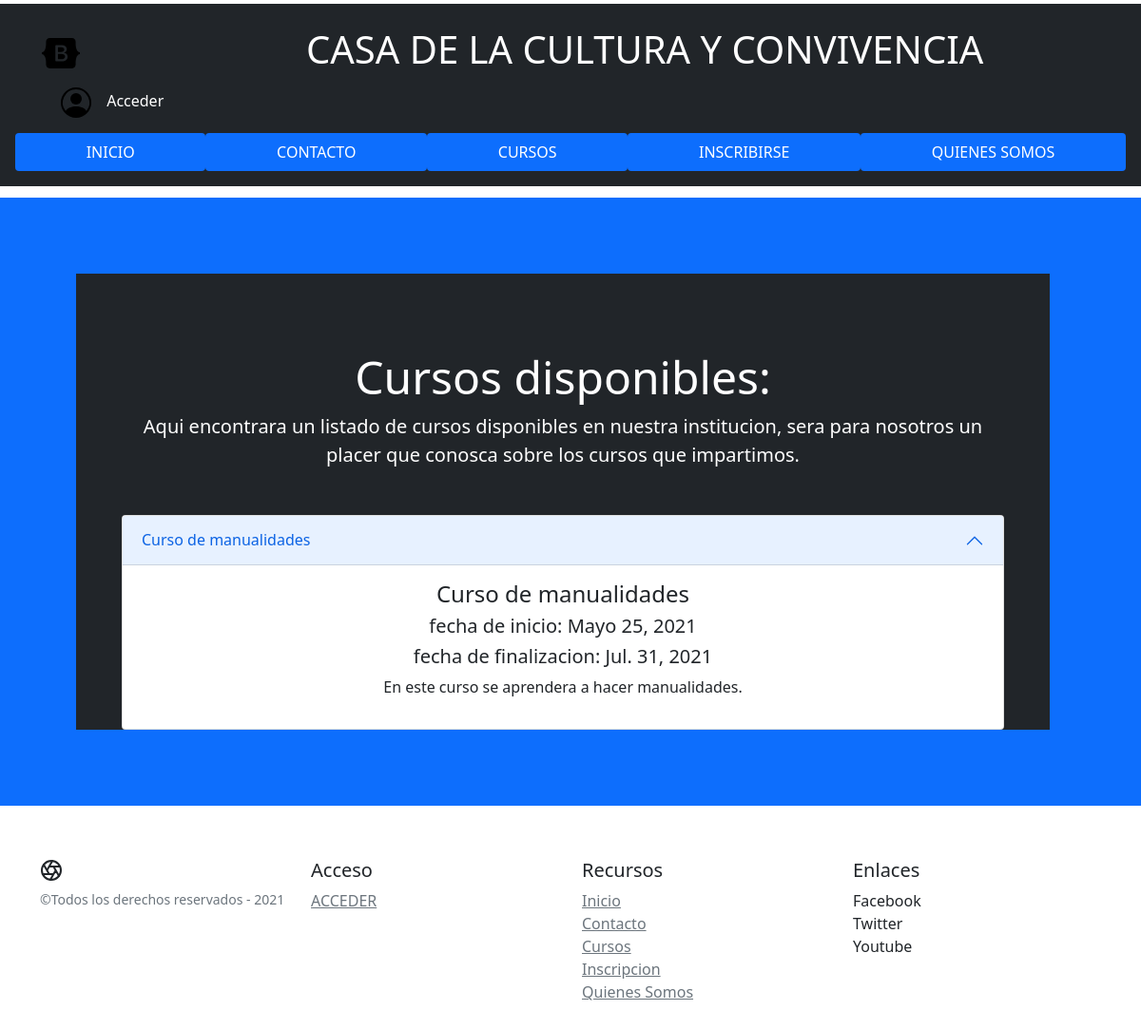
Page /casacultura/verCursos on the earlier database version.
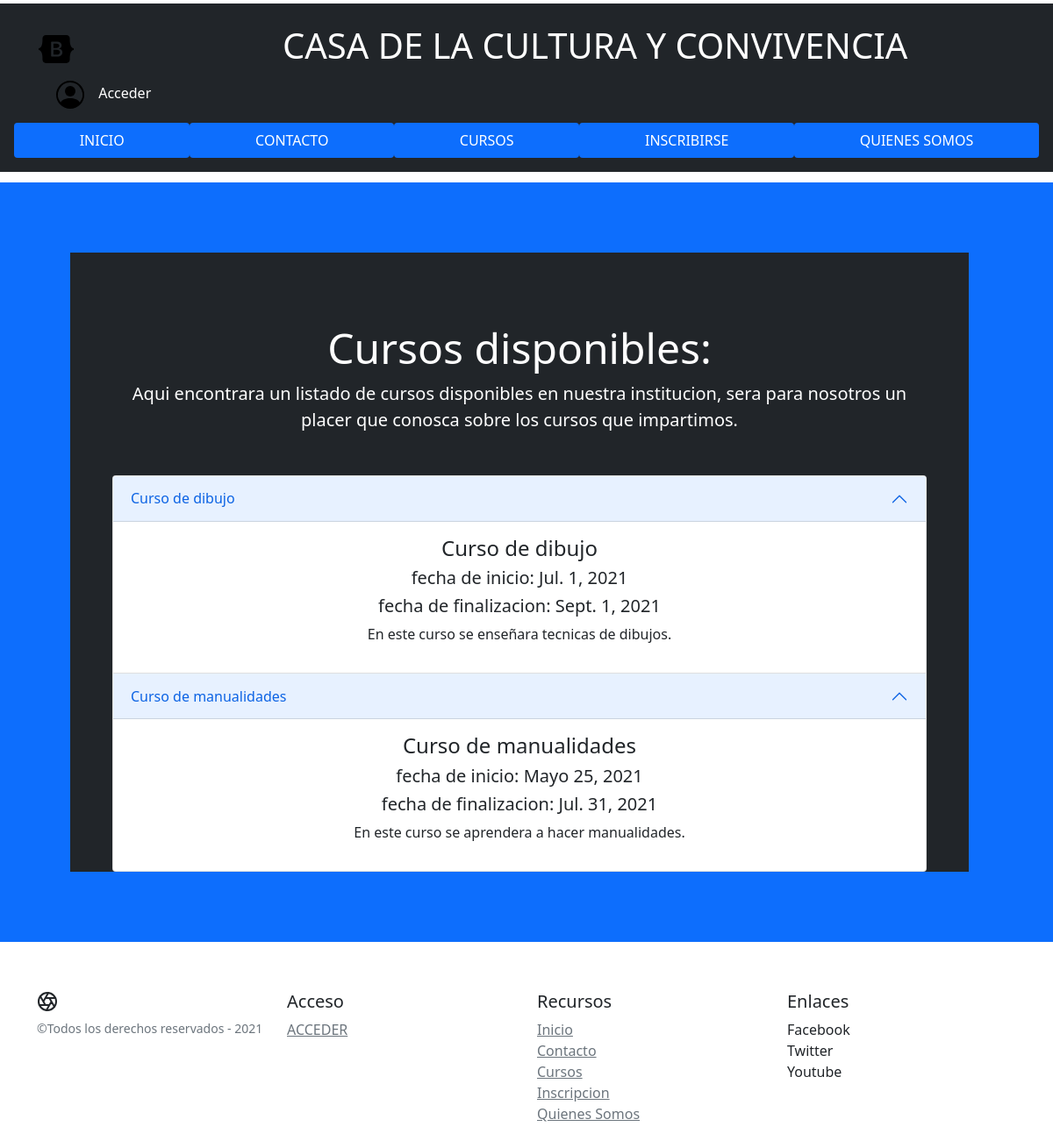
Same page on the later database version.
### cursos/models.py (models this page shows, shortened)
class cursos(models.Model):
    nombre=models.CharField(max_length=100)
    descripcion=models.CharField(max_length=200)
    fecha_inicio=models.DateField()
    fecha_fin=models.DateField()

### cursos/views.py (the view)
# urls.py: path('verCursos',views.verCursos,name='verCursos'),
def verCursos(request):
    lista_cursos=cursos.objects.order_by('nombre')[:]
    template = loader.get_template('cursos/cursos.html')
    context = {
        'cursos_list': lista_cursos,
    }
    return  HttpResponse(template.render(context, request))

### cursos/templates/cursos/cursos.html (shortened to what this page needs)
{% extends "cursos/menu.html" %}
{% block content %}
<div class="position-relative overflow-hidden p-3 p-md-5 m-md-3 text-center bg-primary">
<div class="bg-dark me-md-3 pt-3 px-3 pt-md-5 px-md-5 text-center text-white overflow-hidden">
      <div class="my-3 py-3">
        <h2 class="display-5">Cursos disponibles:</h2>
        <p class="lead">Aqui encontrara un listado de cursos disponibles en nuestra institucion, sera para nosotros
          un placer que conosca sobre los cursos que impartimos.</p>
      </div>
{% if cursos_list %}
    <div class="accordion" id="accordionExample">
        {% for curso in cursos_list %}
  <div class="accordion-item">
    <h2 class="accordion-header" id="headingOne">
      <button class="accordion-button" type="button" data-bs-toggle="collapse" data-bs-target="#collapseOne" aria-expanded="true" aria-controls="collapseOne">
        {{curso.nombre}}
      </button>
    </h2>
    <div id="collapseOne" class="accordion-collapse collapse show" aria-labelledby="headingOne" data-bs-parent="#accordionExample">
      <div class="accordion-body text-dark">
         <h4 class="text-dark"> {{curso.nombre}}</h4>
          <h5>fecha de inicio: {{curso.fecha_inicio}}</h5>
          <h5>fecha de finalizacion: {{curso.fecha_fin}}</h5>
          <p>{{curso.descripcion}}</p>
      </div>
    </div>
  </div>
         {% endfor %}
   </div>
{% else %}
     <div class="bg-light shadow-sm mx-auto text-dark" style="width: 80%; height: 300px; border-radius: 21px 21px 0 0;">
         <h1>No hay cursos disponibles</h1>
     </div>
{% endif %}
</div>
</div>
{% endblock %}

Differences in the rows shown:
added cursos: nombre "Curso de dibujo", fecha_inicio "Jul. 1, 2021", fecha_fin "Sept. 1, 2021", descripcion "En este curso se enseñara tecnicas de dibujos."
